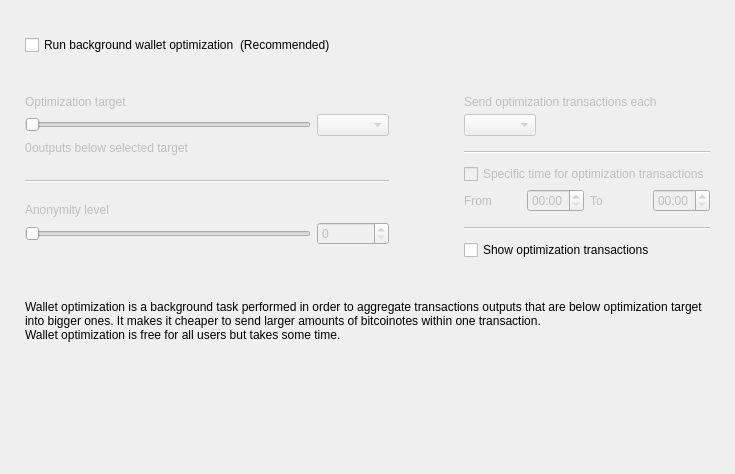
<?xml version="1.0" encoding="UTF-8"?>
<ui version="4.0">
 <class>OptimizationOptionsFrame</class>
 <widget class="QFrame" name="OptimizationOptionsFrame">
  <property name="geometry">
   <rect>
    <x>0</x>
    <y>0</y>
    <width>735</width>
    <height>474</height>
   </rect>
  </property>
  <property name="windowTitle">
   <string>Frame</string>
  </property>
  <property name="frameShape">
   <enum>QFrame::NoFrame</enum>
  </property>
  <property name="frameShadow">
   <enum>QFrame::Raised</enum>
  </property>
  <layout class="QVBoxLayout" name="verticalLayout">
   <property name="spacing">
    <number>0</number>
   </property>
   <property name="leftMargin">
    <number>25</number>
   </property>
   <property name="topMargin">
    <number>35</number>
   </property>
   <property name="rightMargin">
    <number>25</number>
   </property>
   <property name="bottomMargin">
    <number>0</number>
   </property>
   <item>
    <layout class="QHBoxLayout" name="horizontalLayout_2">
     <item>
      <widget class="QCheckBox" name="m_enableOptimizationCheck">
       <property name="text">
        <string>Run background wallet optimization</string>
       </property>
      </widget>
     </item>
     <item>
      <widget class="WalletGui::WalletNormalGrayTextLabel" name="label_8">
       <property name="text">
        <string>(Recommended)</string>
       </property>
      </widget>
     </item>
     <item>
      <spacer name="horizontalSpacer">
       <property name="orientation">
        <enum>Qt::Horizontal</enum>
       </property>
       <property name="sizeHint" stdset="0">
        <size>
         <width>40</width>
         <height>20</height>
        </size>
       </property>
      </spacer>
     </item>
    </layout>
   </item>
   <item>
    <spacer name="verticalSpacer_2">
     <property name="orientation">
      <enum>Qt::Vertical</enum>
     </property>
     <property name="sizeType">
      <enum>QSizePolicy::Fixed</enum>
     </property>
     <property name="sizeHint" stdset="0">
      <size>
       <width>20</width>
       <height>40</height>
      </size>
     </property>
    </spacer>
   </item>
   <item>
    <widget class="QWidget" name="m_optimizationOptionsWidget" native="true">
     <property name="enabled">
      <bool>true</bool>
     </property>
     <layout class="QHBoxLayout" name="horizontalLayout">
      <property name="spacing">
       <number>75</number>
      </property>
      <property name="leftMargin">
       <number>0</number>
      </property>
      <property name="topMargin">
       <number>0</number>
      </property>
      <property name="rightMargin">
       <number>0</number>
      </property>
      <property name="bottomMargin">
       <number>0</number>
      </property>
      <item alignment="Qt::AlignTop">
       <widget class="QWidget" name="widget1" native="true">
        <property name="enabled">
         <bool>false</bool>
        </property>
        <layout class="QGridLayout" name="gridLayout" columnstretch="50,0,0,0">
         <property name="leftMargin">
          <number>0</number>
         </property>
         <property name="topMargin">
          <number>0</number>
         </property>
         <property name="rightMargin">
          <number>0</number>
         </property>
         <property name="bottomMargin">
          <number>0</number>
         </property>
         <property name="verticalSpacing">
          <number>5</number>
         </property>
         <item row="0" column="0" colspan="4">
          <widget class="WalletGui::WalletNormalBlackTextLabel" name="label_5">
           <property name="text">
            <string>Optimization target</string>
           </property>
           <property name="indent">
            <number>0</number>
           </property>
          </widget>
         </item>
         <item row="4" column="0" colspan="4">
          <spacer name="verticalSpacer_3">
           <property name="orientation">
            <enum>Qt::Vertical</enum>
           </property>
           <property name="sizeType">
            <enum>QSizePolicy::Fixed</enum>
           </property>
           <property name="sizeHint" stdset="0">
            <size>
             <width>20</width>
             <height>20</height>
            </size>
           </property>
          </spacer>
         </item>
         <item row="1" column="0" colspan="3">
          <widget class="QSlider" name="m_thresholdSlider">
           <property name="maximum">
            <number>6</number>
           </property>
           <property name="pageStep">
            <number>1</number>
           </property>
           <property name="orientation">
            <enum>Qt::Horizontal</enum>
           </property>
          </widget>
         </item>
         <item row="1" column="3">
          <widget class="QComboBox" name="m_thresholdCombo"/>
         </item>
         <item row="5" column="0" colspan="4">
          <widget class="Line" name="line">
           <property name="orientation">
            <enum>Qt::Horizontal</enum>
           </property>
          </widget>
         </item>
         <item row="6" column="0" colspan="4">
          <spacer name="verticalSpacer_4">
           <property name="orientation">
            <enum>Qt::Vertical</enum>
           </property>
           <property name="sizeType">
            <enum>QSizePolicy::Fixed</enum>
           </property>
           <property name="sizeHint" stdset="0">
            <size>
             <width>20</width>
             <height>15</height>
            </size>
           </property>
          </spacer>
         </item>
         <item row="8" column="3">
          <widget class="QSpinBox" name="m_mixinSpin">
           <property name="buttonSymbols">
            <enum>QAbstractSpinBox::UpDownArrows</enum>
           </property>
          </widget>
         </item>
         <item row="7" column="0" colspan="4">
          <widget class="WalletGui::WalletNormalBlackTextLabel" name="label_7">
           <property name="text">
            <string>Anonymity level</string>
           </property>
           <property name="indent">
            <number>0</number>
           </property>
          </widget>
         </item>
         <item row="8" column="0" colspan="3">
          <widget class="QSlider" name="m_mixinSlider">
           <property name="pageStep">
            <number>1</number>
           </property>
           <property name="orientation">
            <enum>Qt::Horizontal</enum>
           </property>
          </widget>
         </item>
         <item row="2" column="0" colspan="4">
          <spacer name="verticalSpacer_12">
           <property name="orientation">
            <enum>Qt::Vertical</enum>
           </property>
           <property name="sizeType">
            <enum>QSizePolicy::Fixed</enum>
           </property>
           <property name="sizeHint" stdset="0">
            <size>
             <width>20</width>
             <height>0</height>
            </size>
           </property>
          </spacer>
         </item>
         <item row="3" column="0" colspan="4">
          <layout class="QHBoxLayout" name="horizontalLayout_3" stretch="0,1">
           <item>
            <widget class="QLabel" name="m_nonOptimizedOutputsLabel">
             <property name="text">
              <string>0</string>
             </property>
            </widget>
           </item>
           <item>
            <widget class="WalletGui::WalletNormalBlackTextLabel" name="m_nonOptimizedOutputsTextLabel">
             <property name="text">
              <string>outputs below selected target</string>
             </property>
            </widget>
           </item>
          </layout>
         </item>
        </layout>
       </widget>
      </item>
      <item>
       <layout class="QVBoxLayout" name="verticalLayout_3">
        <property name="spacing">
         <number>10</number>
        </property>
        <property name="rightMargin">
         <number>0</number>
        </property>
        <property name="bottomMargin">
         <number>0</number>
        </property>
        <item>
         <widget class="QWidget" name="widget2" native="true">
          <property name="enabled">
           <bool>false</bool>
          </property>
          <layout class="QGridLayout" name="gridLayout_2" columnstretch="0,0,0,0">
           <property name="leftMargin">
            <number>0</number>
           </property>
           <property name="topMargin">
            <number>0</number>
           </property>
           <property name="rightMargin">
            <number>0</number>
           </property>
           <property name="bottomMargin">
            <number>0</number>
           </property>
           <property name="verticalSpacing">
            <number>5</number>
           </property>
           <item row="2" column="0" colspan="2" alignment="Qt::AlignLeft">
            <widget class="QComboBox" name="m_periodCombo"/>
           </item>
           <item row="8" column="0">
            <widget class="WalletGui::WalletNormalBlackTextLabel" name="label_2">
             <property name="text">
              <string>From</string>
             </property>
            </widget>
           </item>
           <item row="8" column="1">
            <widget class="QTimeEdit" name="m_startTimeEdit">
             <property name="enabled">
              <bool>false</bool>
             </property>
             <property name="displayFormat">
              <string>HH:mm</string>
             </property>
            </widget>
           </item>
           <item row="8" column="2">
            <widget class="WalletGui::WalletNormalBlackTextLabel" name="label_3">
             <property name="text">
              <string>To</string>
             </property>
            </widget>
           </item>
           <item row="8" column="3">
            <widget class="QTimeEdit" name="m_stopTimeEdit">
             <property name="enabled">
              <bool>false</bool>
             </property>
             <property name="displayFormat">
              <string>HH:mm</string>
             </property>
            </widget>
           </item>
           <item row="6" column="0" colspan="4">
            <widget class="QCheckBox" name="m_optimizationTimeCheck">
             <property name="text">
              <string>Specific time for optimization transactions</string>
             </property>
            </widget>
           </item>
           <item row="4" column="0" colspan="4">
            <widget class="Line" name="line_2">
             <property name="orientation">
              <enum>Qt::Horizontal</enum>
             </property>
            </widget>
           </item>
           <item row="0" column="0" colspan="4">
            <widget class="WalletGui::WalletNormalBlackTextLabel" name="label_4">
             <property name="text">
              <string>Send optimization transactions each</string>
             </property>
             <property name="indent">
              <number>0</number>
             </property>
            </widget>
           </item>
           <item row="7" column="0" colspan="4">
            <spacer name="verticalSpacer_8">
             <property name="orientation">
              <enum>Qt::Vertical</enum>
             </property>
             <property name="sizeType">
              <enum>QSizePolicy::Fixed</enum>
             </property>
             <property name="sizeHint" stdset="0">
              <size>
               <width>20</width>
               <height>0</height>
              </size>
             </property>
            </spacer>
           </item>
           <item row="3" column="0" colspan="4">
            <spacer name="verticalSpacer_6">
             <property name="orientation">
              <enum>Qt::Vertical</enum>
             </property>
             <property name="sizeType">
              <enum>QSizePolicy::Fixed</enum>
             </property>
             <property name="sizeHint" stdset="0">
              <size>
               <width>20</width>
               <height>10</height>
              </size>
             </property>
            </spacer>
           </item>
           <item row="10" column="0" colspan="4">
            <widget class="Line" name="line_3">
             <property name="orientation">
              <enum>Qt::Horizontal</enum>
             </property>
            </widget>
           </item>
           <item row="1" column="0" colspan="4">
            <spacer name="verticalSpacer_5">
             <property name="orientation">
              <enum>Qt::Vertical</enum>
             </property>
             <property name="sizeType">
              <enum>QSizePolicy::Fixed</enum>
             </property>
             <property name="sizeHint" stdset="0">
              <size>
               <width>20</width>
               <height>0</height>
              </size>
             </property>
            </spacer>
           </item>
           <item row="5" column="0" colspan="4">
            <spacer name="verticalSpacer_7">
             <property name="orientation">
              <enum>Qt::Vertical</enum>
             </property>
             <property name="sizeType">
              <enum>QSizePolicy::Fixed</enum>
             </property>
             <property name="sizeHint" stdset="0">
              <size>
               <width>20</width>
               <height>5</height>
              </size>
             </property>
            </spacer>
           </item>
           <item row="9" column="0" colspan="4">
            <spacer name="verticalSpacer_10">
             <property name="orientation">
              <enum>Qt::Vertical</enum>
             </property>
             <property name="sizeType">
              <enum>QSizePolicy::Fixed</enum>
             </property>
             <property name="sizeHint" stdset="0">
              <size>
               <width>20</width>
               <height>10</height>
              </size>
             </property>
            </spacer>
           </item>
          </layout>
         </widget>
        </item>
        <item>
         <widget class="QCheckBox" name="m_showFusionTransactionsCheck">
          <property name="enabled">
           <bool>true</bool>
          </property>
          <property name="text">
           <string>Show optimization transactions</string>
          </property>
         </widget>
        </item>
       </layout>
      </item>
     </layout>
    </widget>
   </item>
   <item>
    <spacer name="verticalSpacer_11">
     <property name="orientation">
      <enum>Qt::Vertical</enum>
     </property>
     <property name="sizeType">
      <enum>QSizePolicy::Fixed</enum>
     </property>
     <property name="sizeHint" stdset="0">
      <size>
       <width>20</width>
       <height>40</height>
      </size>
     </property>
    </spacer>
   </item>
   <item>
    <widget class="WalletGui::WalletExtraNormalGrayTextLabel" name="m_helpLabel">
     <property name="text">
      <string>Wallet optimization is a background task performed in order to aggregate transactions outputs that are below optimization target into bigger ones. It makes it cheaper to send larger amounts of bitcoinotes within one transaction.
Wallet optimization is free for all users but takes some time.</string>
     </property>
     <property name="wordWrap">
      <bool>true</bool>
     </property>
    </widget>
   </item>
   <item>
    <spacer name="verticalSpacer">
     <property name="orientation">
      <enum>Qt::Vertical</enum>
     </property>
     <property name="sizeHint" stdset="0">
      <size>
       <width>20</width>
       <height>40</height>
      </size>
     </property>
    </spacer>
   </item>
  </layout>
 </widget>
 <customwidgets>
  <customwidget>
   <class>WalletGui::WalletNormalGrayTextLabel</class>
   <extends>QLabel</extends>
   <header>Gui/Common/WalletTextLabel.h</header>
  </customwidget>
  <customwidget>
   <class>WalletGui::WalletNormalBlackTextLabel</class>
   <extends>QLabel</extends>
   <header>Gui/Common/WalletTextLabel.h</header>
  </customwidget>
  <customwidget>
   <class>WalletGui::WalletExtraNormalGrayTextLabel</class>
   <extends>QLabel</extends>
   <header>Gui/Common/WalletTextLabel.h</header>
  </customwidget>
 </customwidgets>
 <resources/>
 <connections>
  <connection>
   <sender>m_enableOptimizationCheck</sender>
   <signal>toggled(bool)</signal>
   <receiver>widget1</receiver>
   <slot>setEnabled(bool)</slot>
   <hints>
    <hint type="sourcelabel">
     <x>147</x>
     <y>47</y>
    </hint>
    <hint type="destinationlabel">
     <x>176</x>
     <y>204</y>
    </hint>
   </hints>
  </connection>
  <connection>
   <sender>m_thresholdSlider</sender>
   <signal>valueChanged(int)</signal>
   <receiver>OptimizationOptionsFrame</receiver>
   <slot>thresholdChanged(int)</slot>
   <hints>
    <hint type="sourcelabel">
     <x>116</x>
     <y>139</y>
    </hint>
    <hint type="destinationlabel">
     <x>355</x>
     <y>194</y>
    </hint>
   </hints>
  </connection>
  <connection>
   <sender>m_mixinSlider</sender>
   <signal>valueChanged(int)</signal>
   <receiver>OptimizationOptionsFrame</receiver>
   <slot>mixinChanged(int)</slot>
   <hints>
    <hint type="sourcelabel">
     <x>116</x>
     <y>240</y>
    </hint>
    <hint type="destinationlabel">
     <x>367</x>
     <y>236</y>
    </hint>
   </hints>
  </connection>
  <connection>
   <sender>m_optimizationTimeCheck</sender>
   <signal>toggled(bool)</signal>
   <receiver>m_startTimeEdit</receiver>
   <slot>setEnabled(bool)</slot>
   <hints>
    <hint type="sourcelabel">
     <x>543</x>
     <y>179</y>
    </hint>
    <hint type="destinationlabel">
     <x>501</x>
     <y>207</y>
    </hint>
   </hints>
  </connection>
  <connection>
   <sender>m_optimizationTimeCheck</sender>
   <signal>toggled(bool)</signal>
   <receiver>m_stopTimeEdit</receiver>
   <slot>setEnabled(bool)</slot>
   <hints>
    <hint type="sourcelabel">
     <x>543</x>
     <y>179</y>
    </hint>
    <hint type="destinationlabel">
     <x>643</x>
     <y>207</y>
    </hint>
   </hints>
  </connection>
  <connection>
   <sender>m_mixinSpin</sender>
   <signal>valueChanged(int)</signal>
   <receiver>OptimizationOptionsFrame</receiver>
   <slot>mixinChanged(int)</slot>
   <hints>
    <hint type="sourcelabel">
     <x>273</x>
     <y>271</y>
    </hint>
    <hint type="destinationlabel">
     <x>367</x>
     <y>236</y>
    </hint>
   </hints>
  </connection>
  <connection>
   <sender>m_thresholdCombo</sender>
   <signal>currentIndexChanged(int)</signal>
   <receiver>OptimizationOptionsFrame</receiver>
   <slot>thresholdChanged(int)</slot>
   <hints>
    <hint type="sourcelabel">
     <x>270</x>
     <y>139</y>
    </hint>
    <hint type="destinationlabel">
     <x>367</x>
     <y>236</y>
    </hint>
   </hints>
  </connection>
  <connection>
   <sender>m_enableOptimizationCheck</sender>
   <signal>toggled(bool)</signal>
   <receiver>widget2</receiver>
   <slot>setEnabled(bool)</slot>
   <hints>
    <hint type="sourcelabel">
     <x>158</x>
     <y>48</y>
    </hint>
    <hint type="destinationlabel">
     <x>556</x>
     <y>197</y>
    </hint>
   </hints>
  </connection>
 </connections>
 <slots>
  <slot>thresholdChanged(int)</slot>
  <slot>mixinChanged(int)</slot>
 </slots>
</ui>
